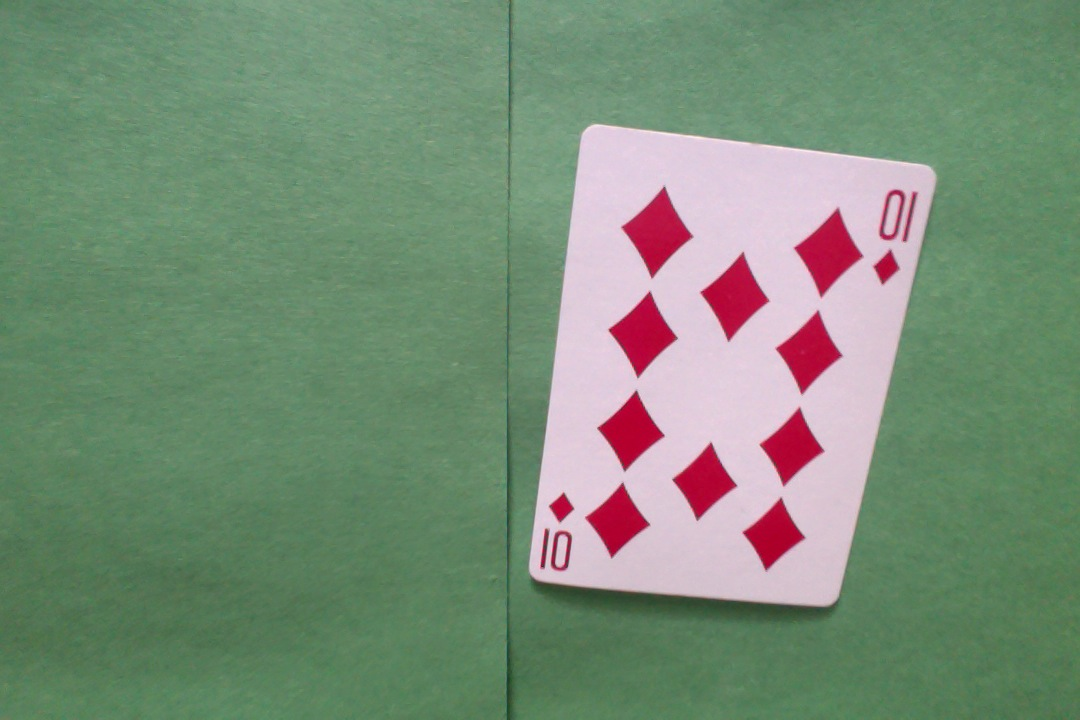
#> input picture test2.jpg, 1080 x 720 px
$ python -i TemplateMatcher.py   (imports and definitions only)
#> lines starting #> are read from the running program, lines starting #| are printed output that depends on the picture; pictures that were not available may be replaced by others from this repository, and a replacement may not be noted
'''
Created on Apr 27, 2015

@author: Kevin Walters
'''

import cv2
from Cards import Cards

class TemplateMatcher():

    TEMPLATES = ["k_template.png",
                "j_template.png",
                "q_template.png"]

    SUIT_TEMPLATES = ["heart_template.png",
                      "spade_template.png",
                      "club_template.png",
                      "diamond_template.png"]

    def matchTemplate(self, card_img):
        min_template = None
        min_score = float("inf")

        # Iterate through templates, find the best match (lowest score for TM_SQDIFF)
        for template in self.TEMPLATES:
            tmp = cv2.imread(template)
            tmp = cv2.cvtColor(tmp, cv2.COLOR_BGR2GRAY) # Convert to a single channel
            result = cv2.matchTemplate(card_img, tmp, cv2.TM_SQDIFF)
            min_val, max_val, min_loc, max_loc = cv2.minMaxLoc(result)
            if min_val <= min_score:
                min_score = min_val
                min_template = template

        # Return the best match
        if "j" in min_template:
            return Cards.JACK
        if "q" in min_template:
            return Cards.QUEEN
        if "k" in min_template:
            return Cards.KING

    def matchSuitTemplate(self, card_img):
        min_template = None
        min_score = float("inf")
        # Iterate through templates, find the best match (lowest score for TM_SQDIFF)
        for template in self.SUIT_TEMPLATES:
            tmp = cv2.imread(template)
            tmp = cv2.cvtColor(tmp, cv2.COLOR_BGR2GRAY) # Convert to a single channel
            result = cv2.matchTemplate(card_img, tmp, cv2.TM_SQDIFF)
            min_val, max_val, min_loc, max_loc = cv2.minMaxLoc(result)
            if min_val <= min_score:
                min_score = min_val
                min_template = template

        # Return the best match
        if "heart" in min_template:
            return Cards.HEARTS
        if "spade" in min_template:
            return Cards.SPADES
        if "club" in min_template:
            return Cards.CLUBS
        if "diamond" in min_template:
            return Cards.DIAMONDS

    def __init__(self):
        return None

>>> import cv2
>>> picture = cv2.imread('test2.jpg', cv2.IMREAD_GRAYSCALE)
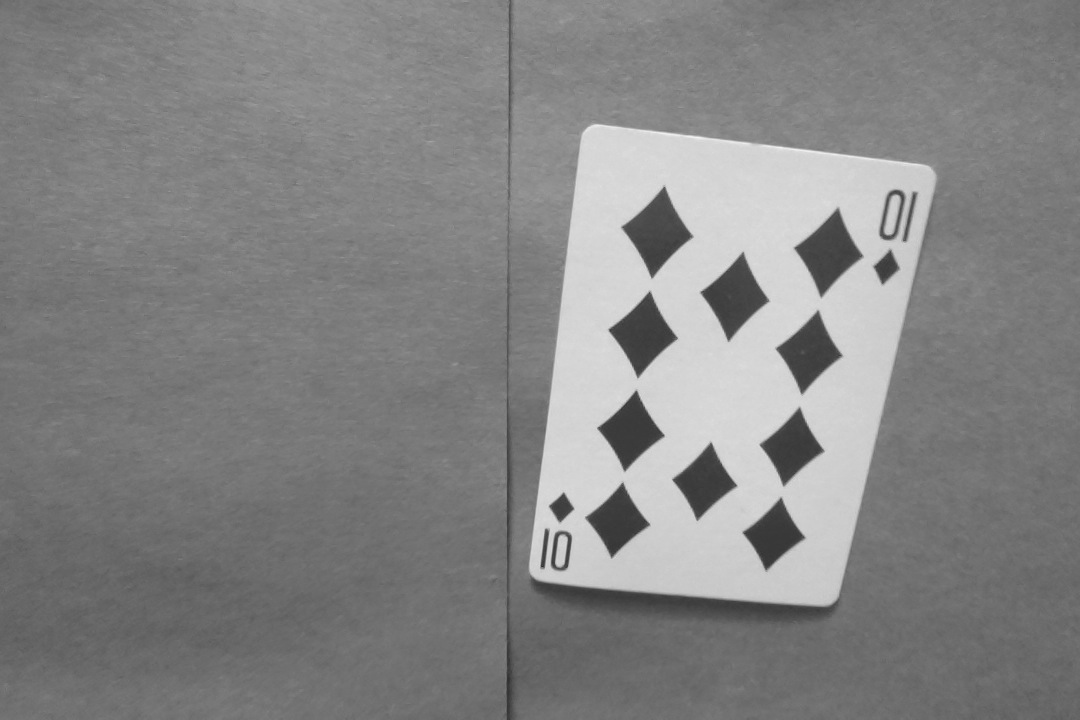
#> picture: shape (720, 1080); min 40, max 243, mean 132.3
>>> result = TemplateMatcher().matchSuitTemplate(picture)
#> in matchSuitTemplate, tmp is the input picture: shape (720, 1080, 3); mean B, G, R 118.7, 141.1, 120.3
#> in matchSuitTemplate, `result = cv2.matchTemplate(card_img, tmp, cv2.TM_SQDIFF)`: result = [0]
#> in matchSuitTemplate, `min_val, max_val, min_loc, max_loc = cv2.minMaxLoc(result)`: min_val = 0; min_loc = (0, 0)
#> in matchSuitTemplate, `min_score = min_val`: min_score = 0
#> pass 2 of the loop in matchSuitTemplate, `for template in self.SUIT_TEMPLATES:`:
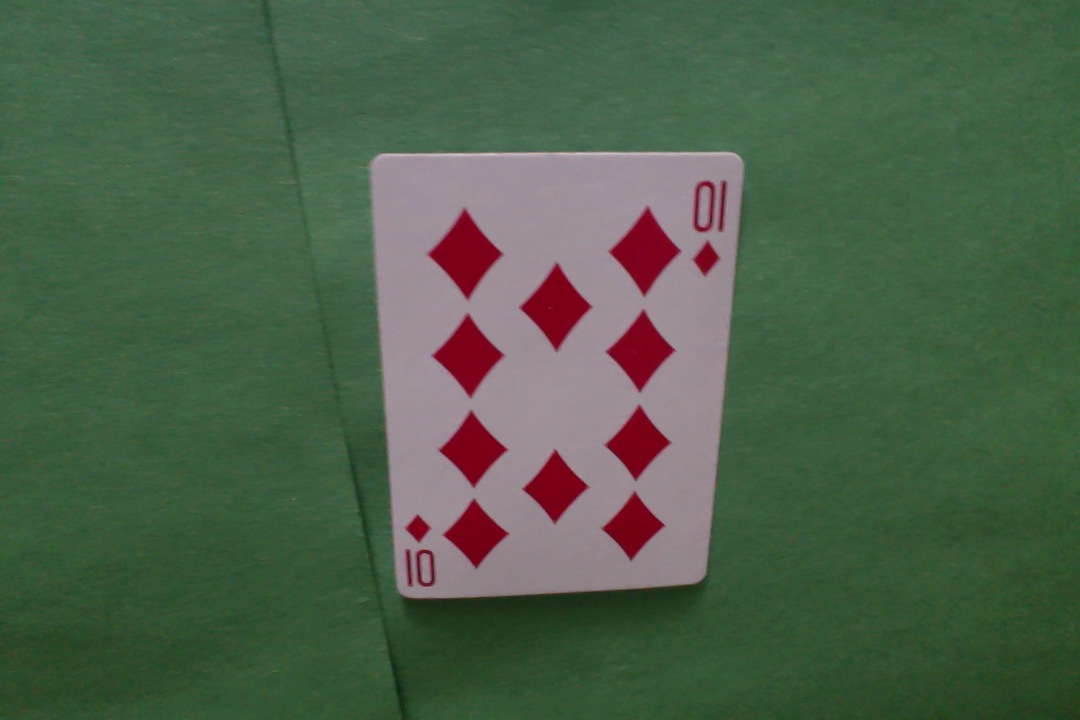
#> input picture test3.jpg, 1080 x 720 px, given in place of spade_template.png, which was not available
#> in matchSuitTemplate, tmp is the input picture: shape (720, 1080, 3); mean B, G, R 74.3, 96.1, 76.6
#> in matchSuitTemplate, `tmp = cv2.cvtColor(tmp, cv2.COLOR_BGR2GRAY)`:
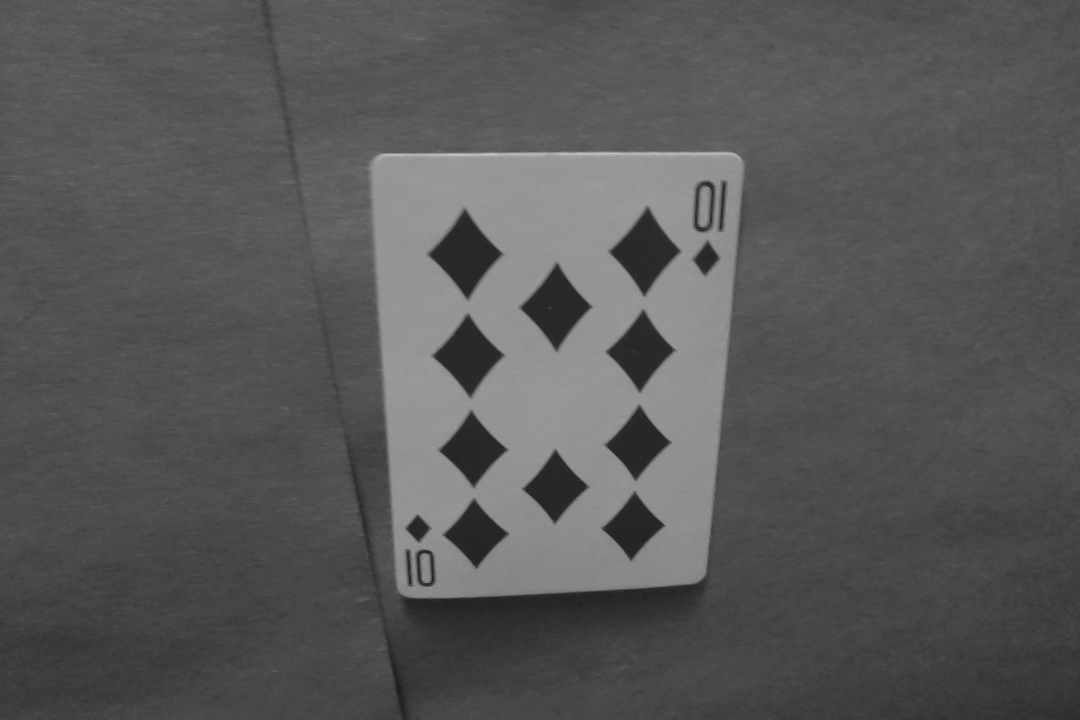
#> tmp: shape (720, 1080); min 25, max 203, mean 87.8
#> result = [2.61e+09]
#> min_val = 2.61e+09
#> (the run stopped early here; a loop or call above may not have finished)
